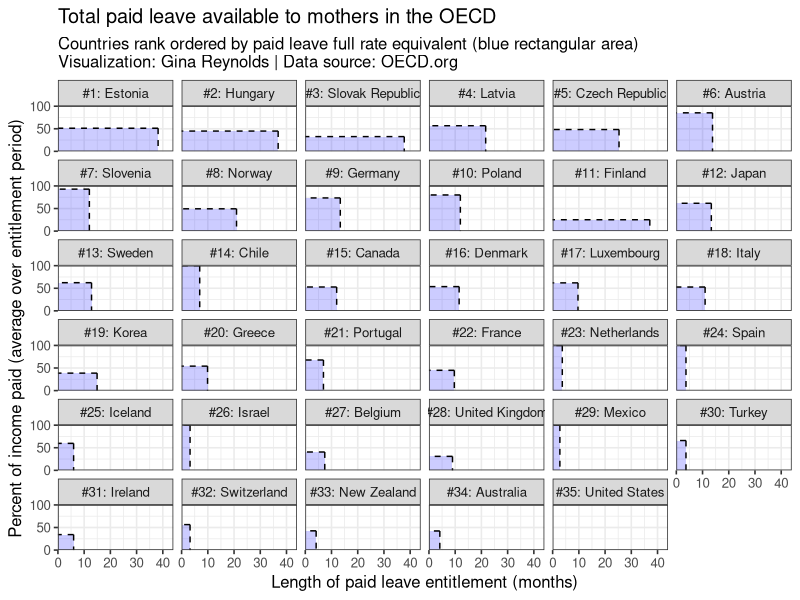

The R script that drew this image:
## ---- chunk 1
library(readxl)
library(tidyverse)
df <- read_xlsx("raw_data/OECD Parental Leave system.xlsx")[-(36:45), ] %>%
  arrange(
    desc(`Total paid leave full rate equivalent in weeks`),
    desc(`Total paid leave in weeks`),
    desc(`Total paid leave avg payment rate (%)`)
  ) %>%
  mutate(rank_name = paste0("#", 1:35, ": ", Country)) %>%
  mutate(paid_leave_months = `Total paid leave in weeks` * 7 / 365 * 12) %>%
  mutate(paid_leave_months = `Total paid leave in weeks` * 7 / 365 * 12) %>%
  mutate(total_paid_yearly_salaries = `Total paid leave full rate equivalent in weeks` / 52)
## ---- chunk 2
knitr::kable(sample_n(df, 5))
## ---- chunk 3
ggplot(df) +
  aes(x = paid_leave_months) +
  aes(y = `Total paid leave avg payment rate (%)`) +
  aes(xmin = 0) +
  aes(xmax = paid_leave_months) +
  aes(ymin = 0) +
  aes(ymax = `Total paid leave avg payment rate (%)`) +
  facet_wrap(fct_inorder(rank_name) ~ .) +
  geom_rect(fill = "blue", alpha = .2) +
  aes(yend = 0) +
  aes(xend = 0) +
  geom_segment(aes(yend = `Total paid leave avg payment rate (%)`), lty = "dashed") +
  geom_segment(aes(xend = paid_leave_months), lty = "dashed") +
  scale_y_continuous(limits = c(0, 100), expand = c(0, 0), breaks = c(0, 50, 100)) +
  scale_x_continuous(limits = c(0, 44), expand = c(0, 0)) +
  labs(x = "Length of paid leave entitlement (months)") +
  labs(y = "Percent of income paid (average over entitlement period)") +
  labs(title = "Total paid leave available to mothers in the OECD") +
  labs(subtitle = "Countries rank ordered by paid leave full rate equivalent (blue rectangular area)\nVisualization: Gina Reynolds | Data source: OECD.org ") +
  theme_bw(base_size = 12) 

